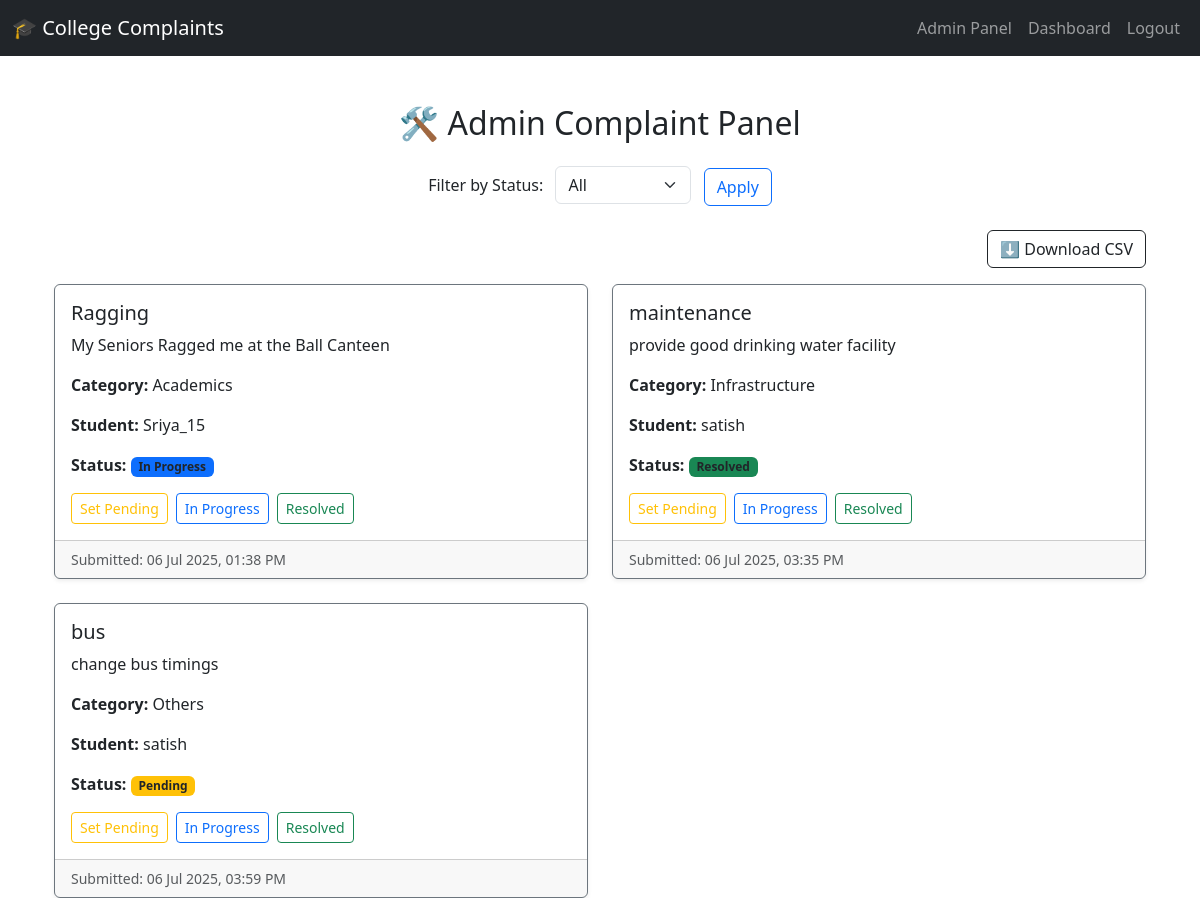
/admin-panel/ (signed in), run on the app's committed database.
### Complaints/models.py (models this page shows, shortened)
class Complaint(models.Model):
    CATEGORY_CHOICES = [
        ('Hostel', 'Hostel'),
        ('Academics', 'Academics'),
        ('Infrastructure', 'Infrastructure'),
        ('Others', 'Others')
    ]
    STATUS_CHOICES = [
        ('Pending', 'Pending'),
        ('In Progress', 'In Progress'),
        ('Resolved', 'Resolved')
    ]
    student = models.ForeignKey(User, on_delete=models.CASCADE)
    title = models.CharField(max_length=200)
    category = models.CharField(max_length=50, choices=CATEGORY_CHOICES)
    description = models.TextField()
    status = models.CharField(max_length=20, choices=STATUS_CHOICES, default='Pending')
    response = models.TextField(blank=True, null=True)
    submitted_at = models.DateTimeField(auto_now_add=True)

### Complaints/views.py (the view)
# urls.py: path('admin-panel/', views.admin_view, name='admin_view'),
@login_required
def admin_view(request):
    if not request.user.is_staff:
        return redirect('submit_complaint')
    status_filter = request.GET.get('status')
    if status_filter:
        all_complaints = Complaint.objects.filter(status=status_filter)
    else:
        all_complaints = Complaint.objects.all()
    return render(request, 'admin_view.html', {'complaints': all_complaints})

### Templates/admin_view.html (shortened to what this page needs)
{% extends 'base.html' %}
{% block content %}
<div class="container mt-5">
  <h2 class="text-center mb-4">🛠 Admin Complaint Panel</h2>
  <form method="get" class="mb-4 text-center">
    <label for="status" class="form-label">Filter by Status:</label>
    <select name="status" id="status" class="form-select w-auto d-inline-block mx-2">
      <option value="">All</option>
    </select>
    <button type="submit" class="btn btn-outline-primary">Apply</button>
  </form>
  <div class="text-end mb-3">
    <a href="{% url 'export_csv' %}" class="btn btn-outline-dark">⬇ Download CSV</a>
  </div>
  {% if complaints %}
    <div class="row row-cols-1 row-cols-md-2 g-4">
      {% for complaint in complaints %}
        <div class="col">
          <div class="card border-secondary shadow-sm">
            <div class="card-body">
              <h5 class="card-title">{{ complaint.title }}</h5>
              <p class="card-text">{{ complaint.description }}</p>
              <p><strong>Category:</strong> {{ complaint.category }}</p>
              <p><strong>Student:</strong> {{ complaint.student.username }}</p>
              <p>
                <strong>Status:</strong>
                <span class="badge
                  {% if complaint.status == 'Pending' %}bg-warning
                  {% elif complaint.status == 'In Progress' %}bg-primary
                  {% elif complaint.status == 'Resolved' %}bg-success
                  {% endif %}
                  text-dark">
                  {{ complaint.status }}
                </span>
              </p>
              <div class="d-flex gap-2 mt-3 flex-wrap">
                <a href="{% url 'update_status' complaint.id 'Pending' %}" class="btn btn-sm btn-outline-warning">Set Pending</a>
                <a href="{% url 'update_status' complaint.id 'In Progress' %}" class="btn btn-sm btn-outline-primary">In Progress</a>
                <a href="{% url 'update_status' complaint.id 'Resolved' %}" class="btn btn-sm btn-outline-success">Resolved</a>
              </div>
            </div>
            <div class="card-footer d-flex justify-content-between">
              <small class="text-muted">Submitted: {{ complaint.submitted_at|date:"d M Y, h:i A" }}</small>
            </div>
          </div>
        </div>
      {% endfor %}
    </div>
  {% else %}
    <div class="alert alert-info text-center mt-5">
      No complaints found.
    </div>
  {% endif %}
</div>
{% endblock %}

### Templates/base.html (shortened to what this page needs)
<!DOCTYPE html>
<html>
<head>
    <link href="https://cdn.jsdelivr.net/npm/bootstrap@5.3.0/dist/css/bootstrap.min.css" rel="stylesheet">
</head>
<body>
<nav class="navbar navbar-expand-lg navbar-dark bg-dark">
  <div class="container-fluid">
    <a class="navbar-brand" href="/">🎓 College Complaints</a>
    <div class="collapse navbar-collapse" id="navbarNav">
      <ul class="navbar-nav ms-auto">
        {% if user.is_authenticated %}
          {% if user.is_staff %}
            <li class="nav-item"><a class="nav-link" href="/complaints/admin-panel/">Admin Panel</a></li>
            <li class="nav-item"><a class="nav-link" href="{% url 'admin_dashboard' %}">Dashboard</a></li>
          {% else %}
            <li class="nav-item"><a class="nav-link" href="{% url 'submit_complaint' %}">Submit</a></li>
            <li class="nav-item"><a class="nav-link" href="{% url 'view_complaints' %}">My Complaints</a></li>
          {% endif %}
          <li class="nav-item"><a class="nav-link" href="{% url 'logout' %}">Logout</a></li>
        {% else %}
          <li class="nav-item"><a class="nav-link" href="{% url 'user_login' %}">Login</a></li>
        {% endif %}
      </ul>
    </div>
  </div>
</nav>
<div class="container mt-4">
  {% block content %}
  {% endblock %}
</div>
</body>
</html>

### data on the page
Complaint: title "Ragging", description "My Seniors Ragged me at the Ball Canteen", category "Academics", student.username "Sriya_15", status "In Progress", submitted_at "06 Jul 2025, 01:38 PM"
Complaint: title "maintenance", description "provide good drinking water facility", category "Infrastructure", student.username "satish", status "Resolved", submitted_at "06 Jul 2025, 03:35 PM"
Complaint: title "bus", description "change bus timings", category "Others", student.username "satish", status "Pending", submitted_at "06 Jul 2025, 03:59 PM"
